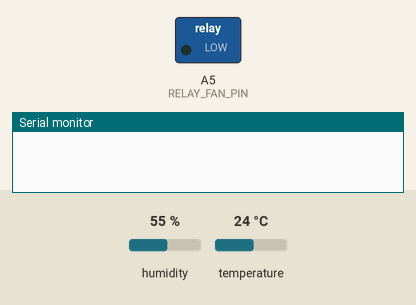
Simulated run of this sketch. Board: Arduino Uno, built with avr-gcc and run on an emulated ATmega328P. Parts: switched loads named in the sketch (green lamp = pin HIGH), the last lines printed to the serial monitor. The test bench sets the inputs (shaded band); at power-on: temperature 24 °C, humidity 55 %.

Above: at 4.8 s.
4.9 s: temperature set to 27 °C
At 6.5 s:
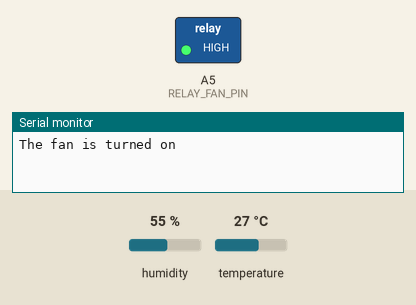
7.9 s: temperature set to 21 °C
10.9 s: temperature set to 18 °C
At 12.4 s:
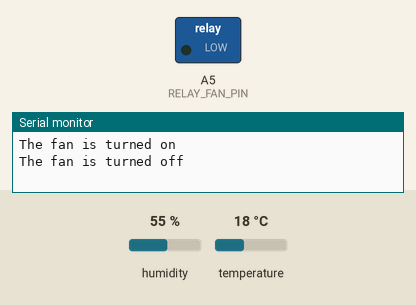
15.6 s: temperature set to 28 °C
At 17.2 s:
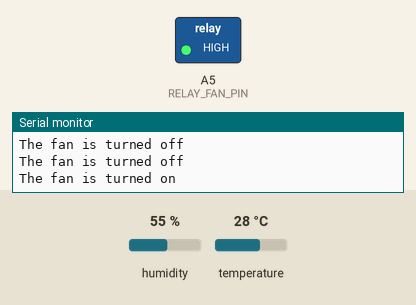
18.6 s: temperature set to 12 °C
At 20.8 s:
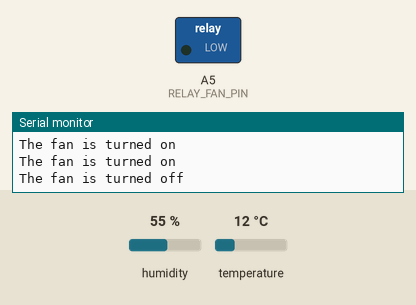
Timing chart, 0 to 22.3 s (numbered marks = the images above; inputs shaded):
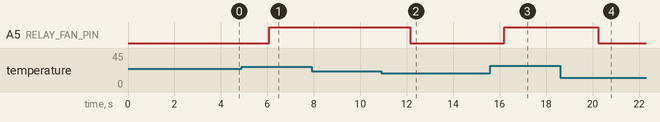

The sketch:

temperature-control.ino
```cpp
#include "DHT.h"

#define RELAY_FAN_PIN A5 // Arduino pin connected to relay which connected to fan
#define DHTPIN 12           // Arduino pin connected to relay which connected to DHT sensor
#define DHTTYPE DHT11

const int TEMP_THRESHOLD_UPPER = 25; // upper threshold of temperature, change to your desire value
const int TEMP_THRESHOLD_LOWER = 20; // lower threshold of temperature, change to your desire value

DHT dht(DHTPIN, DHTTYPE);

float temperature;    // temperature in Celsius

void setup()
{
  Serial.begin(9600); // initialize serial
  dht.begin();        // initialize the sensor
  pinMode(RELAY_FAN_PIN, OUTPUT); // initialize digital pin as an output
}

void loop()
{
  // wait a few seconds between measurements.
  delay(2000);

  temperature = dht.readTemperature();;  // read temperature in Celsius

  if (isnan(temperature)) {
    Serial.println("Failed to read from DHT sensor!");
  } else {
    if(temperature > TEMP_THRESHOLD_UPPER){
      Serial.println("The fan is turned on");
      digitalWrite(RELAY_FAN_PIN, HIGH); // turn on
    } else if(temperature < TEMP_THRESHOLD_LOWER){
      Serial.println("The fan is turned off");
      digitalWrite(RELAY_FAN_PIN, LOW); // turn on
    }
  }
}
```

Measured:
- the behaviour switches between 25 and 26 °C on temperature (found by bisection; images 0 and 1)
- the behaviour switches between 20 and 19 °C on temperature (found by bisection; images 1 and 2)
- after the input at 4.9 s, A5 (RELAY_FAN_PIN): LOW → HIGH after 1.2 s
- after the input at 7.9 s, every drawn part: stays the same
- after the input at 10.9 s, A5 (RELAY_FAN_PIN): HIGH → LOW after 1.2 s
- after the input at 15.6 s, A5 (RELAY_FAN_PIN): LOW → HIGH after 0.59 s
- after the input at 18.6 s, A5 (RELAY_FAN_PIN): HIGH → LOW after 1.6 s
